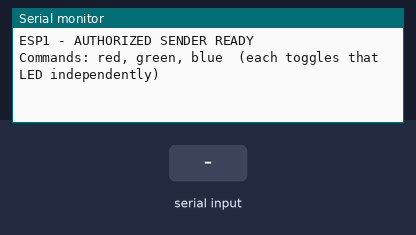
A sketch run on a simulated ESP32. Parts: the last lines printed to the serial monitor. The test bench sets the inputs (shaded band). No CAN messages arrive unless stated.

Above: at 1.2 s.
1.3 s: "red\n" received over Serial
At 1.8 s:
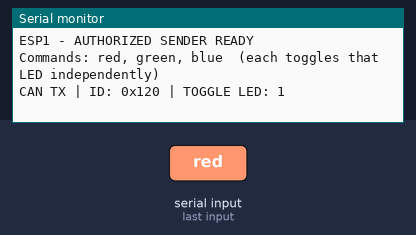
2.8 s: "1\n" received over Serial
At 4.2 s:
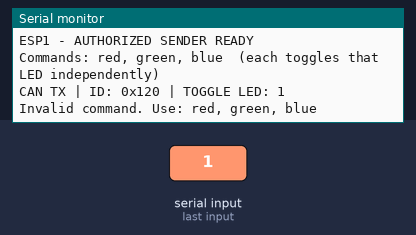

The sketch:

esp1_sender_withoutHMAC.ino
```cpp
/*
  ESP1 - AUTHORIZED SENDER (3 independent external LEDs, 1-word toggle)
  --------------------------------------------------------------------
  Sends a 1-byte command on one CAN ID:
    data[0] = which LED (1, 2, or 3)

  ESP2 TOGGLES that LED's state on receipt - on if it was off, off if
  it was on - and leaves the other two LEDs completely untouched. So
  typing "red" then "blue" leaves both on; typing "red" twice turns
  it off again.

  Serial commands (type in Serial Monitor, 115200 baud):
    red     -> toggle LED1
    green   -> toggle LED2
    blue    -> toggle LED3

  No "announcement" frame in this version - ESP3 (the tap) is meant
  to be completely blind to what any ID/byte means, so there is
  nothing here for it to learn from. It just watches raw traffic.
*/

#include <Arduino.h>
#include "driver/twai.h"

#define CAN_TX GPIO_NUM_21
#define CAN_RX GPIO_NUM_22

// Single control channel. ESP3 does NOT know this ID means anything -
// it is only meaningful to ESP1 and ESP2.
#define LED_CTRL_ID 0x120

#define LED1_RED   1
#define LED2_GREEN 2
#define LED3_BLUE  3

bool sendFrame(twai_message_t &msg) {
  msg.ss = 1; // single-shot: one attempt, don't hammer a broken bus
  return twai_transmit(&msg, pdMS_TO_TICKS(100)) == ESP_OK;
}

void sendCommand(uint8_t ledIndex) {
  twai_message_t msg = {};
  msg.identifier = LED_CTRL_ID;
  msg.data_length_code = 1;
  msg.data[0] = ledIndex;

  if (sendFrame(msg)) {
    Serial.printf("CAN TX | ID: 0x%03X | TOGGLE LED: %u\n", LED_CTRL_ID, ledIndex);
  } else {
    Serial.println("CAN TX FAILED");
  }
}

void setup() {
  Serial.begin(115200);
  Serial.setTimeout(50);

  twai_general_config_t g = TWAI_GENERAL_CONFIG_DEFAULT(CAN_TX, CAN_RX, TWAI_MODE_NORMAL);
  twai_timing_config_t t = TWAI_TIMING_CONFIG_250KBITS();
  twai_filter_config_t f = TWAI_FILTER_CONFIG_ACCEPT_ALL();

  if (twai_driver_install(&g, &t, &f) != ESP_OK || twai_start() != ESP_OK) {
    Serial.println("CAN setup failed");
    while (true) delay(1000);
  }

  twai_reconfigure_alerts(
    TWAI_ALERT_TX_SUCCESS | TWAI_ALERT_TX_FAILED |
    TWAI_ALERT_BUS_ERROR  | TWAI_ALERT_BUS_OFF,
    NULL
  );

  Serial.println("ESP1 - AUTHORIZED SENDER READY");
  Serial.println("Commands: red, green, blue  (each toggles that LED independently)");
}

void loop() {
  if (Serial.available()) {
    String cmd = Serial.readStringUntil('\n');
    cmd.trim();
    cmd.toLowerCase();

    uint8_t ledIndex;
    if (cmd == "red")        ledIndex = LED1_RED;
    else if (cmd == "green") ledIndex = LED2_GREEN;
    else if (cmd == "blue")  ledIndex = LED3_BLUE;
    else {
      Serial.println("Invalid command. Use: red, green, blue");
      return;
    }

    sendCommand(ledIndex);
  }

  uint32_t alerts = 0;
  if (twai_read_alerts(&alerts, 0) == ESP_OK) {
    if (alerts & TWAI_ALERT_TX_SUCCESS) Serial.println("CAN TX SUCCESS");
    if (alerts & TWAI_ALERT_TX_FAILED)  Serial.println("CAN TX FAILED");
    if (alerts & TWAI_ALERT_BUS_ERROR)  Serial.println("CAN BUS ERROR");
    if (alerts & TWAI_ALERT_BUS_OFF)    Serial.println("CAN BUS OFF");
  }
}
```

Measured:
- after the input at 1.3 s, the serial monitor: prints a new line at once (image 1)
- after the input at 2.8 s, the serial monitor: prints a new line at once (image 2)
